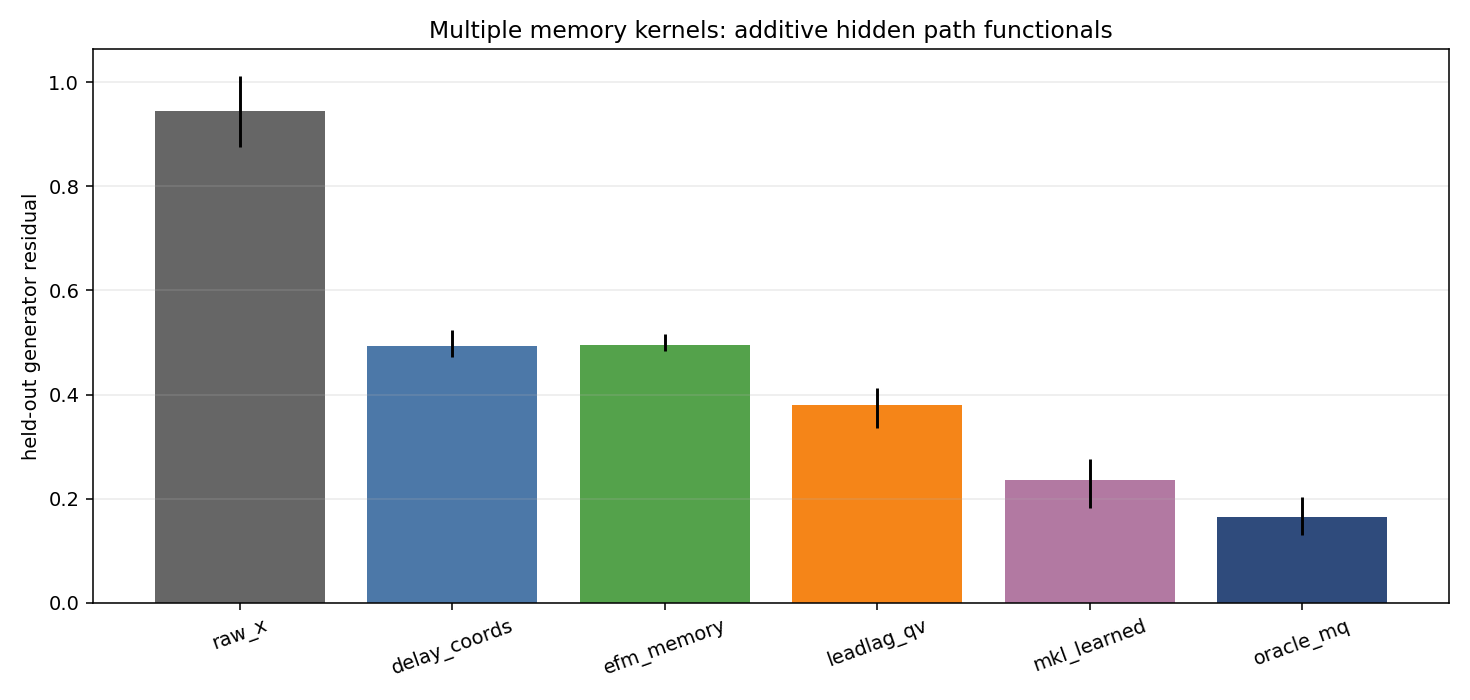

Here is the Python script that generated this plot:
r"""
Multiple-memory-kernel POC for partially observed generator learning.

This is a deliberately targeted benchmark for the MKL story:

    observed history -> several causal memory lifts -> additive kernel sum

The synthetic observed process has generator drift

    b_t = -0.20 X_t
          + beta_m tanh(M_t / scale_m)
          + beta_q tanh(Q_t / scale_q),

where M_t is an exponential filter of past observed increments and Q_t is an
exponential filter of past squared increments.  Raw observations are therefore
not a sufficient state.  An EFM kernel can see M_t but not Q_t; a lead-lag/QV
kernel can see Q_t but not M_t.  A nonnegative sum of kernels can represent the
additive generator action.

The true drift is used only for held-out scoring.  Training and validation use
only observed finite-difference targets dX/dt.
"""

from __future__ import annotations

import os
import sys
from dataclasses import dataclass
from itertools import product
from typing import Dict, List, Sequence, Tuple

import numpy as np

HERE = os.path.dirname(os.path.abspath(__file__))
REPO_ROOT = os.path.abspath(os.path.join(HERE, os.pardir, os.pardir))
if REPO_ROOT not in sys.path:
    sys.path.insert(0, REPO_ROOT)

from experiments.science_poc.two_scale_generator_poc import FeatureScaler, _safe_corr
from src.control.kernel_residual_control import median_heuristic_length_scale


@dataclass(frozen=True)
class MemoryMKLConfig:
    dt: float = 0.02
    T: float = 10.0
    sigma_X: float = 0.22
    tau_m: float = 0.85
    tau_q: float = 0.25
    beta_m: float = 0.85
    beta_q: float = 0.85
    scale_m: float = 0.55
    scale_q: float = 0.16
    x_reversion: float = 0.20

    @property
    def n_steps(self) -> int:
        return int(round(self.T / self.dt))

    @property
    def rho_m(self) -> float:
        return float(np.exp(-self.dt / self.tau_m))

    @property
    def rho_q(self) -> float:
        return float(np.exp(-self.dt / self.tau_q))


@dataclass
class Representation:
    name: str
    Z: np.ndarray
    Z_next: np.ndarray
    drift_true: np.ndarray
    dX_over_dt: np.ndarray


@dataclass
class FeatureBlock:
    name: str
    train: np.ndarray
    valid: np.ndarray
    test: np.ndarray
    dim: int
    length_scale: np.ndarray


@dataclass(frozen=True)
class ModelResult:
    name: str
    weights: Dict[str, float]
    ridge: float
    valid_increment_mse: float
    test_increment_mse: float
    drift_corr: float
    generator_residual: float
    drift_nrmse: float


def simulate_memory_mkl_system(
    config: MemoryMKLConfig,
    n_paths: int,
    seed: int,
) -> Dict[str, np.ndarray]:
    """Simulate the partially observed additive-memory process."""

    rng = np.random.RandomState(seed)
    n_steps = config.n_steps
    dt = float(config.dt)
    sqrt_dt = float(np.sqrt(dt))

    x = 0.35 * rng.standard_normal(n_paths)
    m = np.zeros(n_paths, dtype=float)
    q = np.zeros(n_paths, dtype=float)

    X = np.zeros((n_paths, n_steps), dtype=float)
    M = np.zeros((n_paths, n_steps), dtype=float)
    Q = np.zeros((n_paths, n_steps), dtype=float)
    drift = np.zeros((n_paths, n_steps), dtype=float)
    dX = np.zeros((n_paths, n_steps), dtype=float)

    for t in range(n_steps):
        b = (
            -config.x_reversion * x
            + config.beta_m * np.tanh(m / config.scale_m)
            + config.beta_q * np.tanh(q / config.scale_q)
        )
        dx = b * dt + config.sigma_X * sqrt_dt * rng.standard_normal(n_paths)

        X[:, t] = x
        M[:, t] = m
        Q[:, t] = q
        drift[:, t] = b
        dX[:, t] = dx

        innovation = dx / max(config.sigma_X * sqrt_dt, 1e-12)
        m = config.rho_m * m + (1.0 - config.rho_m) * innovation
        q = config.rho_q * q + (1.0 - config.rho_q) * (innovation ** 2 - 1.0)
        x = x + dx

    return {"X": X, "M": M, "Q": Q, "drift_X": drift, "dX": dX}


def _exp_filter(values: np.ndarray, rho: float) -> np.ndarray:
    """Causal exponential filter; output at t uses values before t."""

    n_paths, n_steps = values.shape
    out = np.zeros((n_paths, n_steps), dtype=float)
    state = np.zeros(n_paths, dtype=float)
    for t in range(n_steps):
        out[:, t] = state
        state = rho * state + (1.0 - rho) * values[:, t]
    return out


def _rolling_qv_rate(values: np.ndarray, window: int) -> np.ndarray:
    """Causal rolling mean of squared normalized increments."""

    n_paths, n_steps = values.shape
    out = np.zeros((n_paths, n_steps), dtype=float)
    sq = values ** 2 - 1.0
    csum = np.cumsum(sq, axis=1)
    for t in range(n_steps):
        lo = max(0, t - int(window))
        if t <= lo:
            out[:, t] = 0.0
        else:
            total = csum[:, t - 1] - (csum[:, lo - 1] if lo > 0 else 0.0)
            out[:, t] = total / float(t - lo)
    return out


def build_representations(
    sim: Dict[str, np.ndarray],
    config: MemoryMKLConfig,
) -> Dict[str, Representation]:
    """Build observable causal memory lifts."""

    X = sim["X"]
    dX = sim["dX"]
    drift = sim["drift_X"]
    n_paths, n_steps = X.shape

    normalized_inc = dX / max(config.sigma_X * np.sqrt(config.dt), 1e-12)
    efm_slow = _exp_filter(normalized_inc, config.rho_m)
    efm_fast = _exp_filter(normalized_inc, np.exp(-config.dt / 0.20))
    qv_fast = _exp_filter(normalized_inc ** 2 - 1.0, config.rho_q)
    qv_roll_short = _rolling_qv_rate(normalized_inc, window=max(2, int(round(0.20 / config.dt))))
    qv_roll_mid = _rolling_qv_rate(normalized_inc, window=max(2, int(round(0.50 / config.dt))))

    lag_1 = max(1, int(round(0.20 / config.dt)))
    lag_2 = max(1, int(round(0.70 / config.dt)))
    delay = np.zeros((n_paths, n_steps, 3), dtype=float)
    for t in range(n_steps):
        delay[:, t, 0] = X[:, t]
        delay[:, t, 1] = X[:, max(0, t - lag_1)]
        delay[:, t, 2] = X[:, max(0, t - lag_2)]

    reps_3d = {
        "raw_x": X[:, :, None],
        "delay_coords": delay,
        "efm_memory": np.stack([X, efm_slow, efm_fast], axis=-1),
        # QV channels are the semantic level-2 lead-lag signature readouts:
        # 2 * Area(lead, lag) / elapsed equals average squared increment.
        "leadlag_qv": np.stack([X, qv_fast, qv_roll_short, qv_roll_mid], axis=-1),
        "oracle_mq": np.stack([X, sim["M"], sim["Q"]], axis=-1),
    }

    aligned_drift = drift[:, :-1].reshape(-1)
    aligned_dXdt = (dX[:, :-1] / config.dt).reshape(-1)
    out: Dict[str, Representation] = {}
    for name, Z in reps_3d.items():
        out[name] = Representation(
            name=name,
            Z=Z[:, :-1, :].reshape(-1, Z.shape[-1]),
            Z_next=Z[:, 1:, :].reshape(-1, Z.shape[-1]),
            drift_true=aligned_drift,
            dX_over_dt=aligned_dXdt,
        )
    return out


def _sample(n: int, size: int, rng: np.random.RandomState) -> np.ndarray:
    return rng.choice(np.arange(n), size=min(int(size), int(n)), replace=False)


def _rbf_features(
    X: np.ndarray,
    landmarks: np.ndarray,
    length_scale: np.ndarray,
) -> np.ndarray:
    Xs = X / length_scale
    Ls = landmarks / length_scale
    a = np.sum(Xs ** 2, axis=1, keepdims=True)
    b = np.sum(Ls ** 2, axis=1, keepdims=True)
    sqdist = np.maximum(a + b.T - 2.0 * (Xs @ Ls.T), 0.0)
    return np.exp(-0.5 * sqdist)


def make_feature_blocks(
    train_reps: Dict[str, Representation],
    valid_reps: Dict[str, Representation],
    test_reps: Dict[str, Representation],
    rep_names: Sequence[str],
    train_idx: np.ndarray,
    valid_idx: np.ndarray,
    test_idx: np.ndarray,
    rng: np.random.RandomState,
    n_landmarks: int,
) -> Dict[str, FeatureBlock]:
    blocks: Dict[str, FeatureBlock] = {}
    for name in rep_names:
        scaler = FeatureScaler.fit(train_reps[name].Z[train_idx])
        X_train = scaler.transform(train_reps[name].Z[train_idx])
        X_valid = scaler.transform(valid_reps[name].Z[valid_idx])
        X_test = scaler.transform(test_reps[name].Z[test_idx])
        length_scale = np.maximum(median_heuristic_length_scale(X_train), 1e-6)
        landmark_idx = _sample(X_train.shape[0], n_landmarks, rng)
        landmarks = X_train[landmark_idx]
        blocks[name] = FeatureBlock(
            name=name,
            train=_rbf_features(X_train, landmarks, length_scale),
            valid=_rbf_features(X_valid, landmarks, length_scale),
            test=_rbf_features(X_test, landmarks, length_scale),
            dim=int(train_reps[name].Z.shape[1]),
            length_scale=length_scale,
        )
    return blocks


def _combine_blocks(blocks: Dict[str, FeatureBlock], weights: Dict[str, float], split: str) -> np.ndarray:
    parts = []
    for name, weight in weights.items():
        if weight <= 0.0:
            continue
        parts.append(np.sqrt(weight) * getattr(blocks[name], split))
    if not parts:
        raise ValueError("at least one kernel weight must be positive")
    return np.hstack(parts)


def _fit_ridge(Phi: np.ndarray, y: np.ndarray, ridge: float) -> Tuple[np.ndarray, float, float]:
    y = np.asarray(y, dtype=float).flatten()
    y_mean = float(np.mean(y))
    y_scale = float(np.std(y, ddof=1)) if y.size > 1 else 1.0
    if y_scale <= 1e-12:
        y_scale = 1.0
    ys = (y - y_mean) / y_scale
    gram = Phi.T @ Phi + float(ridge) * np.eye(Phi.shape[1])
    coef = np.linalg.solve(gram, Phi.T @ ys)
    return coef, y_mean, y_scale


def _predict_ridge(Phi: np.ndarray, coef: np.ndarray, y_mean: float, y_scale: float) -> np.ndarray:
    return y_mean + y_scale * (Phi @ coef)


def _simplex_grid(names: Sequence[str], step: float = 0.25) -> List[Dict[str, float]]:
    levels = np.arange(0.0, 1.0 + 1e-12, step)
    out: List[Dict[str, float]] = []
    for vals in product(levels, repeat=len(names)):
        total = float(np.sum(vals))
        if abs(total - 1.0) <= 1e-12:
            out.append({name: float(val) for name, val in zip(names, vals)})
    return out


def evaluate_weight_grid(
    blocks: Dict[str, FeatureBlock],
    y_train: np.ndarray,
    y_valid: np.ndarray,
    y_test_inc: np.ndarray,
    y_test_drift: np.ndarray,
    candidate_weights: Sequence[Tuple[str, Dict[str, float]]],
    ridges: Sequence[float],
) -> List[ModelResult]:
    results: List[ModelResult] = []
    for model_name, weights in candidate_weights:
        best = None
        for ridge in ridges:
            Phi_train = _combine_blocks(blocks, weights, "train")
            Phi_valid = _combine_blocks(blocks, weights, "valid")
            coef, y_mean, y_scale = _fit_ridge(Phi_train, y_train, ridge)
            pred_valid = _predict_ridge(Phi_valid, coef, y_mean, y_scale)
            valid_mse = float(np.mean((pred_valid - y_valid) ** 2))
            if best is None or valid_mse < best[0]:
                best = (valid_mse, ridge, coef, y_mean, y_scale)
        assert best is not None
        valid_mse, ridge, coef, y_mean, y_scale = best
        Phi_test = _combine_blocks(blocks, weights, "test")
        pred_test = _predict_ridge(Phi_test, coef, y_mean, y_scale)
        drift_err = pred_test - y_test_drift
        results.append(
            ModelResult(
                name=model_name,
                weights={k: v for k, v in weights.items() if v > 0.0},
                ridge=float(ridge),
                valid_increment_mse=float(valid_mse),
                test_increment_mse=float(np.mean((pred_test - y_test_inc) ** 2)),
                drift_corr=_safe_corr(pred_test, y_test_drift),
                generator_residual=float(
                    np.mean(drift_err ** 2) / max(np.mean(y_test_drift ** 2), 1e-12)
                ),
                drift_nrmse=float(
                    np.sqrt(np.mean(drift_err ** 2))
                    / max(np.std(y_test_drift, ddof=1), 1e-12)
                ),
            )
        )
    return results


def run_seed(seed: int, config: MemoryMKLConfig) -> List[ModelResult]:
    train_sim = simulate_memory_mkl_system(config, n_paths=18, seed=seed * 10 + 1)
    valid_sim = simulate_memory_mkl_system(config, n_paths=10, seed=seed * 10 + 2)
    test_sim = simulate_memory_mkl_system(config, n_paths=14, seed=seed * 10 + 3)
    train_reps = build_representations(train_sim, config)
    valid_reps = build_representations(valid_sim, config)
    test_reps = build_representations(test_sim, config)

    rng = np.random.RandomState(seed)
    train_idx = _sample(train_reps["raw_x"].Z.shape[0], 900, rng)
    valid_idx = _sample(valid_reps["raw_x"].Z.shape[0], 900, rng)
    test_idx = _sample(test_reps["raw_x"].Z.shape[0], 1400, rng)

    kernel_names = ["raw_x", "delay_coords", "efm_memory", "leadlag_qv"]
    blocks = make_feature_blocks(
        train_reps, valid_reps, test_reps, kernel_names,
        train_idx, valid_idx, test_idx, rng, n_landmarks=120,
    )
    y_train = train_reps["raw_x"].dX_over_dt[train_idx]
    y_valid = valid_reps["raw_x"].dX_over_dt[valid_idx]
    y_test_inc = test_reps["raw_x"].dX_over_dt[test_idx]
    y_test_drift = test_reps["raw_x"].drift_true[test_idx]

    candidates: List[Tuple[str, Dict[str, float]]] = [
        (name, {name: 1.0}) for name in kernel_names
    ]
    candidates.append(("mkl_memory_sum", {"efm_memory": 0.5, "leadlag_qv": 0.5}))
    candidates.extend(
        ("mkl_grid", weights)
        for weights in _simplex_grid(kernel_names, step=0.25)
        if sum(v > 0.0 for v in weights.values()) >= 2
    )
    candidates.append(("oracle_mq", {"oracle_mq": 1.0}))

    # Add oracle block after observable kernels so it cannot influence landmarks.
    oracle_blocks = make_feature_blocks(
        train_reps, valid_reps, test_reps, ["oracle_mq"],
        train_idx, valid_idx, test_idx, rng, n_landmarks=120,
    )
    blocks.update(oracle_blocks)

    results = evaluate_weight_grid(
        blocks,
        y_train,
        y_valid,
        y_test_inc,
        y_test_drift,
        candidates,
        ridges=(1e-3, 3e-3, 1e-2, 3e-2, 1e-1),
    )

    best_grid = min((r for r in results if r.name == "mkl_grid"), key=lambda r: r.valid_increment_mse)
    keep_names = set(kernel_names) | {"mkl_memory_sum", "oracle_mq"}
    compact = [r for r in results if r.name in keep_names]
    compact.append(ModelResult(name="mkl_learned", **{k: getattr(best_grid, k) for k in (
        "weights", "ridge", "valid_increment_mse", "test_increment_mse",
        "drift_corr", "generator_residual", "drift_nrmse",
    )}))
    return compact


def _mean_interval(values: Sequence[float]) -> Tuple[float, float, float]:
    arr = np.asarray(values, dtype=float)
    return float(np.mean(arr)), float(np.quantile(arr, 0.05)), float(np.quantile(arr, 0.95))


def print_summary(results: Sequence[ModelResult], config: MemoryMKLConfig) -> None:
    order = [
        "raw_x",
        "delay_coords",
        "efm_memory",
        "leadlag_qv",
        "mkl_memory_sum",
        "mkl_learned",
        "oracle_mq",
    ]
    by_name: Dict[str, List[ModelResult]] = {name: [] for name in order}
    for r in results:
        by_name.setdefault(r.name, []).append(r)

    print("=" * 112)
    print("MULTIPLE-MEMORY-KERNEL GENERATOR POC")
    print("=" * 112)
    print(
        f"dt={config.dt} T={config.T} sigma_X={config.sigma_X} "
        f"tau_m={config.tau_m} tau_q={config.tau_q}"
    )
    print("Training/tuning target: observed dX/dt only. True drift is held-out scoring only.")
    print("Model: random-landmark RBF blocks with nonnegative kernel-sum weights.")
    print("-" * 112)
    header = "model           gen_resid mean [90% CrI]     drift_corr mean [90% CrI]   inc_mse   selected weights"
    print(header)
    print("-" * len(header))
    for name in order:
        rows = by_name.get(name, [])
        if not rows:
            continue
        resid = _mean_interval([r.generator_residual for r in rows])
        corr = _mean_interval([r.drift_corr for r in rows])
        inc = float(np.mean([r.test_increment_mse for r in rows]))
        if name.startswith("mkl"):
            weights = rows[-1].weights
        else:
            weights = rows[0].weights
        weight_str = ",".join(f"{k}:{v:.2f}" for k, v in weights.items())
        print(
            f"{name:15s} {resid[0]:7.3f} [{resid[1]:6.3f}, {resid[2]:6.3f}]"
            f"        {corr[0]:+7.3f} [{corr[1]:+6.3f}, {corr[2]:+6.3f}]"
            f"   {inc:7.3f}   {weight_str}"
        )
    print("-" * 112)
    single_means = {
        name: np.mean([r.generator_residual for r in by_name.get(name, [])])
        for name in ("raw_x", "delay_coords", "efm_memory", "leadlag_qv")
    }
    learned = [r for r in results if r.name == "mkl_learned"]
    if learned:
        ratio = min(single_means.values()) / np.mean([r.generator_residual for r in learned])
        print(f"best single / learned MKL generator-residual ratio: {ratio:.2f}x")


def plot_summary(results: Sequence[ModelResult], out_path: str) -> None:
    import matplotlib

    matplotlib.use("Agg")
    import matplotlib.pyplot as plt

    order = ["raw_x", "delay_coords", "efm_memory", "leadlag_qv", "mkl_learned", "oracle_mq"]
    means = []
    lows = []
    highs = []
    for name in order:
        vals = [r.generator_residual for r in results if r.name == name]
        mean, lo, hi = _mean_interval(vals)
        means.append(mean)
        lows.append(mean - lo)
        highs.append(hi - mean)

    fig, ax = plt.subplots(figsize=(10.5, 5.0))
    ax.bar(order, means, yerr=[lows, highs], color=["#666666", "#4C78A8", "#54A24B", "#F58518", "#B279A2", "#2F4B7C"])
    ax.set_ylabel("held-out generator residual")
    ax.set_title("Multiple memory kernels: additive hidden path functionals")
    ax.grid(axis="y", alpha=0.25)
    ax.tick_params(axis="x", rotation=20)
    fig.tight_layout()
    fig.savefig(out_path, dpi=140)
    plt.close(fig)


def main() -> None:
    config = MemoryMKLConfig()
    seeds = [20260516, 20260517, 20260518]
    all_results: List[ModelResult] = []
    for seed in seeds:
        print(f"running seed {seed}...", flush=True)
        all_results.extend(run_seed(seed, config))
    print_summary(all_results, config)
    out_path = os.path.join(HERE, "memory_mkl_poc.png")
    plot_summary(all_results, out_path)
    print()
    print(f"Saved figure: {out_path}")


if __name__ == "__main__":
    main()
